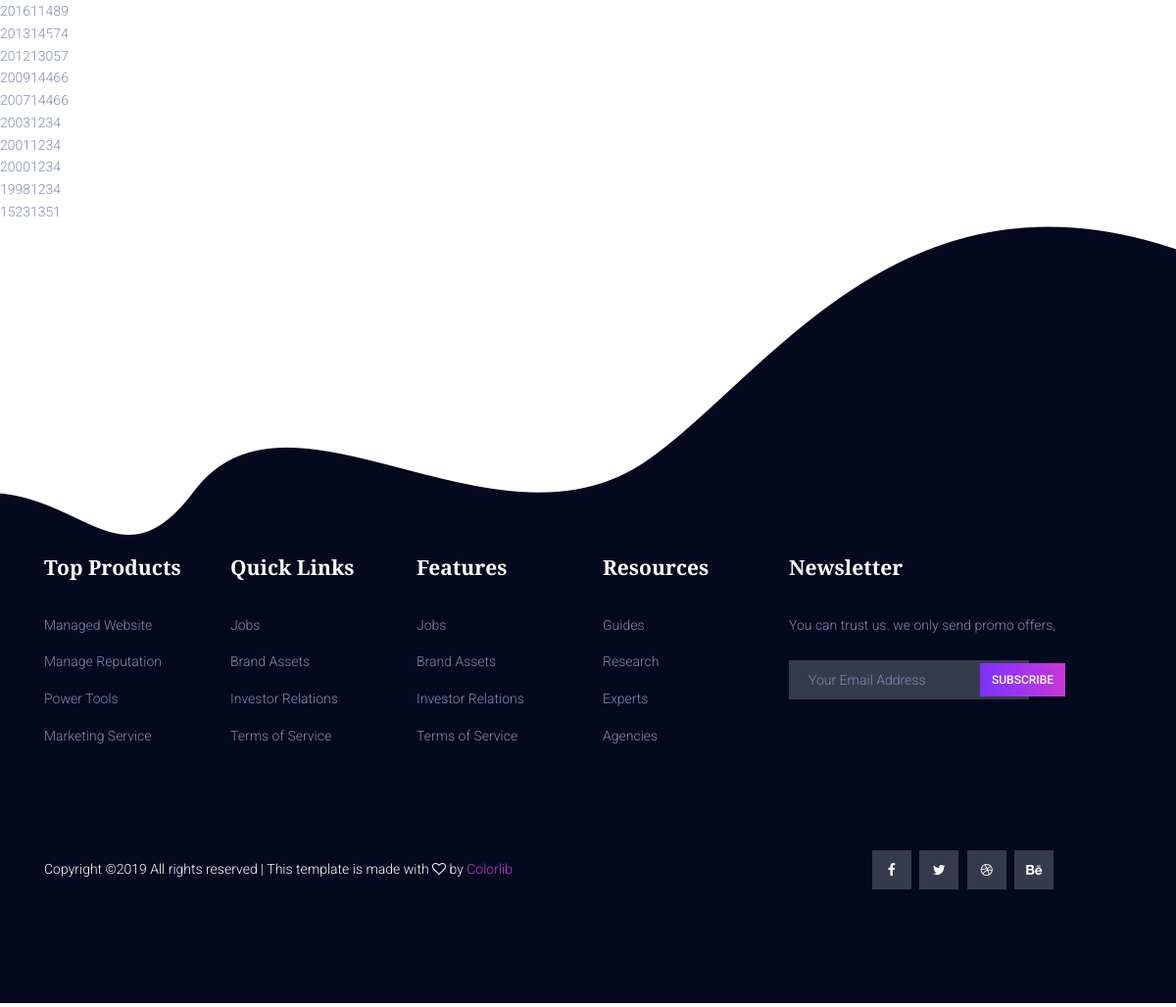
The app's page /ver_estudiantes/ with its own data.
### Aula/models.py (models this page shows, shortened)
class Estudiante(models.Model):
    numero_carnet = models.CharField(max_length=10, primary_key = True)
    nombres = models.CharField(max_length=100)
    apellidos = models.CharField(max_length=100)
    carrera = models.CharField(max_length=100)

### Aula/views.py (the view)
# urls.py: path('ver_estudiantes/', views.mostrar_estudiantes, name = 'estudiantes'),
def mostrar_estudiantes(request):
    lista = Estudiante.objects.order_by('-numero_carnet')
    contexto = {'inscritos': lista}
    template = loader.get_template('Aula/listar-estudiantes.html')
    return  render(request, 'Aula/listar-estudiantes.html', contexto)

### templates/Aula/listar-estudiantes.html
{% extends 'Aula/base.html' %}
{%block usuario%}
<ul>
    {% for estudiante in inscritos %}
    <li> {{estudiante.numero_carnet}} </li>
    {%endfor%}
</ul>
{%endblock%}

### templates/Aula/base.html (shortened to what this page needs)
{% load staticfiles %}
<!DOCTYPE html>
<html lang="zxx" class="no-js">
<head>
  <link rel="stylesheet" href= "{% static 'css/linearicons.css' %}" />
  <link rel="stylesheet" href= "{% static 'css/font-awesome.min.css' %}" />
  <link rel="stylesheet" href= "{% static 'css/bootstrap.css' %}" />
  <link rel="stylesheet" href= "{% static 'css/magnific-popup.css' %}"  />
  <link rel="stylesheet" href= "{% static 'css/owl.carousel.css' %}"  />
  <link rel="stylesheet" href=  "{% static 'css/nice-select.css' %}" >
  <link rel="stylesheet" href='{% static "css/hexagons.min.css"%}' />
  <link rel="stylesheet" href="https://cdn.jsdelivr.net/themify-icons/0.1.2/css/themify-icons.css" />
  <link rel="stylesheet" href= "{% static 'css/main.css' %}"  />
</head>
<body>
  <header class="default-header">
    <nav class="navbar navbar-expand-lg  navbar-light">
      <div class="container">
        <a class="navbar-brand" href="index.html">
          <img src='{% static "img/logo.png"%}' alt="" />
        </a>
        <div class="collapse navbar-collapse justify-content-end align-items-center" id="navbarSupportedContent">
          <ul class="navbar-nav">
            <li><a href="index.html">Home</a></li>
            <li><a href="about.html">About</a></li>
            <li><a href="courses.html">Courses</a></li>
            <li class="dropdown">
              <a class="dropdown-toggle" href="#" data-toggle="dropdown">
              </a>
            </li>
            <li class="dropdown">
              <a class="dropdown-toggle" href="#" data-toggle="dropdown">
              </a>
            </li>
            <li><a href="contacts.html">Contacts</a></li>
            <li>
              <button class="search">
                <span class="lnr lnr-magnifier" id="search"></span>
              </button>
            </li>
          </ul>
        </div>
      </div>
    </nav>
  </header>
  {%block usuario %}
  {%endblock%}
  <footer class="footer-area section-gap">
		<div class="container">
			<div class="row">
				<div class="col-lg-2 col-md-6 single-footer-widget">
					<h4>Top Products</h4>
					<ul>
						<li><a href="#">Managed Website</a></li>
						<li><a href="#">Manage Reputation</a></li>
						<li><a href="#">Power Tools</a></li>
						<li><a href="#">Marketing Service</a></li>
					</ul>
				</div>
				<div class="col-lg-2 col-md-6 single-footer-widget">
					<h4>Quick Links</h4>
					<ul>
						<li><a href="#">Jobs</a></li>
						<li><a href="#">Brand Assets</a></li>
						<li><a href="#">Investor Relations</a></li>
						<li><a href="#">Terms of Service</a></li>
					</ul>
				</div>
				<div class="col-lg-2 col-md-6 single-footer-widget">
					<h4>Features</h4>
					<ul>
						<li><a href="#">Jobs</a></li>
						<li><a href="#">Brand Assets</a></li>
						<li><a href="#">Investor Relations</a></li>
						<li><a href="#">Terms of Service</a></li>
					</ul>
				</div>
				<div class="col-lg-2 col-md-6 single-footer-widget">
					<h4>Resources</h4>
					<ul>
						<li><a href="#">Guides</a></li>
						<li><a href="#">Research</a></li>
						<li><a href="#">Experts</a></li>
						<li><a href="#">Agencies</a></li>
					</ul>
				</div>
				<div class="col-lg-4 col-md-6 single-footer-widget">
					<h4>Newsletter</h4>
					<p>You can trust us. we only send promo offers,</p>
					<div class="form-wrap" id="mc_embed_signup">
						<form target="_blank" action="https://spondonit.us12.list-manage.com/subscribe/post?u=1462626880ade1ac87bd9c93a&amp;id=92a4423d01"
						 method="get" class="form-inline">
							<input class="form-control" name="EMAIL" placeholder="Your Email Address" onfocus="this.placeholder = ''" onblur="this.placeholder = 'Your Email Address '"
							 required="" type="email">
							<button class="click-btn btn btn-default text-uppercase">subscribe</button>
						</form>
					</div>
				</div>
			</div>
			<div class="footer-bottom row align-items-center">
				<p class="footer-text m-0 col-lg-8 col-md-12">
Copyright &copy;<script>document.write(new Date().getFullYear());</script> All rights reserved | This template is made with <i class="fa fa-heart-o" aria-hidden="true"></i> by <a href="https://colorlib.com" target="_blank">Colorlib</a>
</p>
				<div class="col-lg-4 col-md-12 footer-social">
					<a href="#"><i class="fa fa-facebook"></i></a>
					<a href="#"><i class="fa fa-twitter"></i></a>
					<a href="#"><i class="fa fa-dribbble"></i></a>
					<a href="#"><i class="fa fa-behance"></i></a>
				</div>
			</div>
		</div>
	</footer>
</body>
</html>

### records on screen
Estudiante: numero_carnet "201611489"
Estudiante: numero_carnet "201314574"
Estudiante: numero_carnet "201213057"
Estudiante: numero_carnet "200914466"
Estudiante: numero_carnet "200714466"
Estudiante: numero_carnet "20031234"
Estudiante: numero_carnet "20011234"
Estudiante: numero_carnet "20001234"
Estudiante: numero_carnet "19981234"
Estudiante: numero_carnet "15231351"
